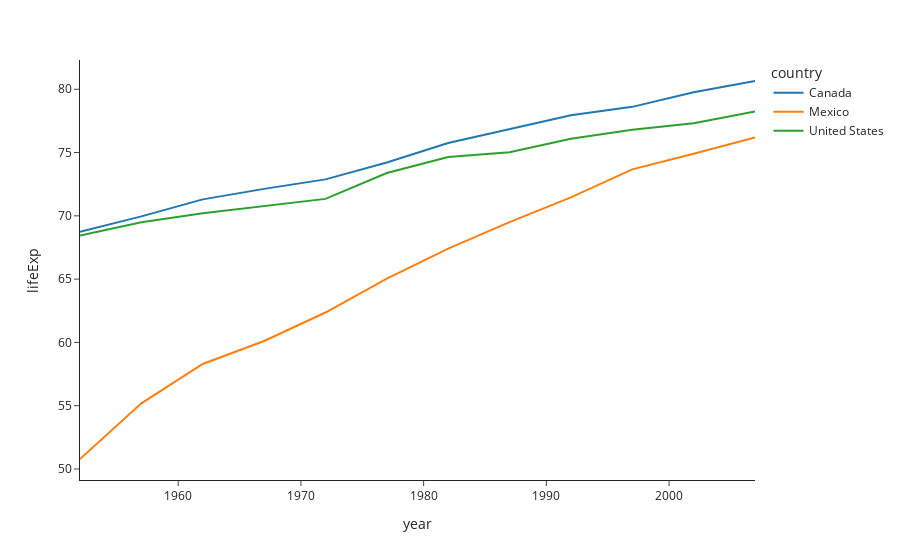

The notebook cell this image was saved under:
### Markdown cell above
<b> Q1d. Extract data for the US, Canada, and Mexico from the Gap Minder dataset and plot the life expentancy over time (Hint: This is a line plot). Differentiate the three by color. Use the simple white theme:</b>

### Code cell
dfTemp = dfGapMinder[dfGapMinder['country'].isin(["United States", "Canada", "Mexico"])]
fig = px.line(dfTemp, 
              x = 'year',
              y = 'lifeExp',
              color = 'country',
              template = 'simple_white')

fig.show()

### Figure 1 — Plotly figure (JSON) as saved in the notebook; plotly's stock layout.template omitted (floating-point values rounded to 4 significant figures)
{"data": [{"hovertemplate": "country=Canada<br>year=%{x}<br>lifeExp=%{y}<extra></extra>", "legendgroup": "Canada", "line": {"color": "#1F77B4", "dash": "solid"}, "mode": "lines", "name": "Canada", "orientation": "v", "showlegend": true, "type": "scatter", "x": [1952, 1957, 1962, 1967, 1972, 1977, 1982, 1987, 1992, 1997, 2002, 2007], "xaxis": "x", "y": [68.75, 69.96, 71.3, 72.13, 72.88, 74.21, 75.76, 76.86, 77.95, 78.61, 79.77, 80.65], "yaxis": "y"}, {"hovertemplate": "country=Mexico<br>year=%{x}<br>lifeExp=%{y}<extra></extra>", "legendgroup": "Mexico", "line": {"color": "#FF7F0E", "dash": "solid"}, "mode": "lines", "name": "Mexico", "orientation": "v", "showlegend": true, "type": "scatter", "x": [1952, 1957, 1962, 1967, 1972, 1977, 1982, 1987, 1992, 1997, 2002, 2007], "xaxis": "x", "y": [50.79, 55.19, 58.3, 60.11, 62.36, 65.03, 67.41, 69.5, 71.45, 73.67, 74.9, 76.19], "yaxis": "y"}, {"hovertemplate": "country=United States<br>year=%{x}<br>lifeExp=%{y}<extra></extra>", "legendgroup": "United States", "line": {"color": "#2CA02C", "dash": "solid"}, "mode": "lines", "name": "United States", "orientation": "v", "showlegend": true, "type": "scatter", "x": [1952, 1957, 1962, 1967, 1972, 1977, 1982, 1987, 1992, 1997, 2002, 2007], "xaxis": "x", "y": [68.44, 69.49, 70.21, 70.76, 71.34, 73.38, 74.65, 75.02, 76.09, 76.81, 77.31, 78.24], "yaxis": "y"}], "layout": {"autosize": true, "legend": {"title": {"text": "country"}, "tracegroupgap": 0}, "margin": {"t": 60}, "xaxis": {"anchor": "y", "autorange": true, "domain": [0, 1], "range": [1952, 2007], "title": {"text": "year"}, "type": "linear"}, "yaxis": {"anchor": "x", "autorange": true, "domain": [0, 1], "range": [49.13, 82.31], "title": {"text": "lifeExp"}, "type": "linear"}}}
